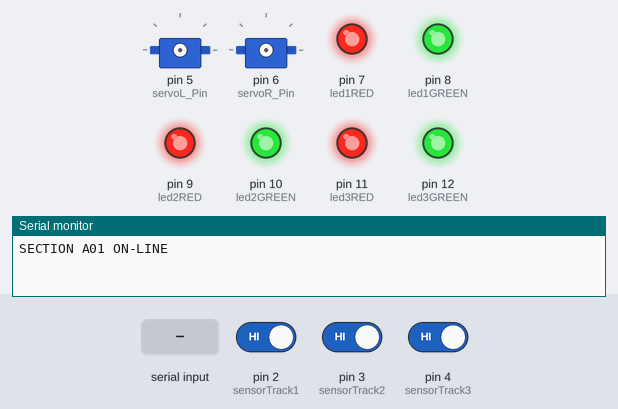
Simulated run of this sketch. Board: Arduino Uno, built with avr-gcc and run on an emulated ATmega328P. Shown: 2 × servo, output pins drawn as LEDs (lit = HIGH), the last lines printed to the serial monitor. Dashed ring = blinking. Inputs (shaded band) come from the test bench; at power-on: pin 2 (sensorTrack1) HIGH, pin 3 (sensorTrack2) HIGH, pin 4 (sensorTrack3) HIGH.

Above: at 3.2 s.
3.3 s: pin 2 (sensorTrack1) driven LOW
At 4.5 s:
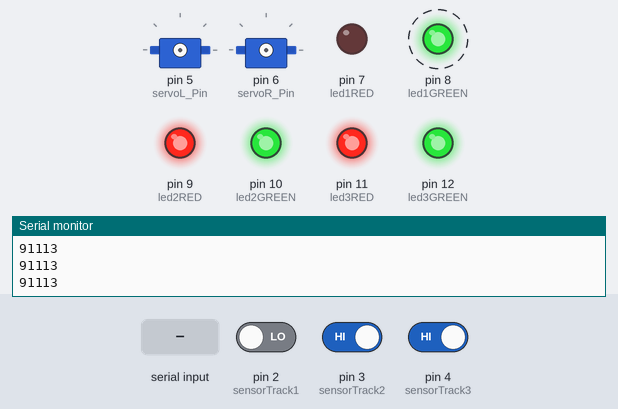
6.3 s: pin 3 (sensorTrack2) driven LOW
At 7.7 s:
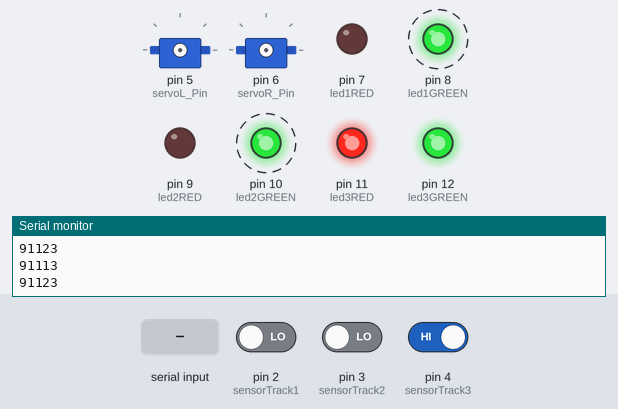
9.3 s: pin 4 (sensorTrack3) driven LOW
At 9.9 s:
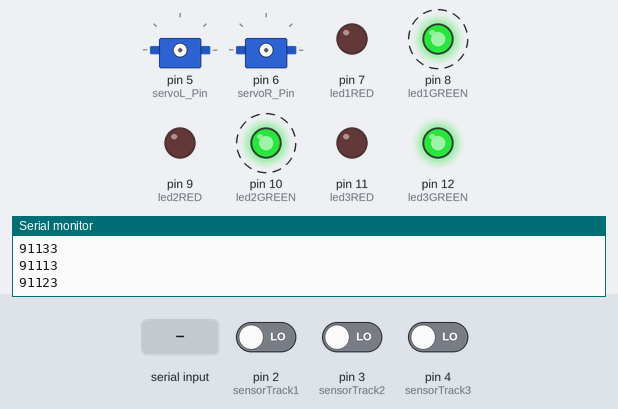
12.3 s: "1013\n" received over Serial
At 13.0 s:
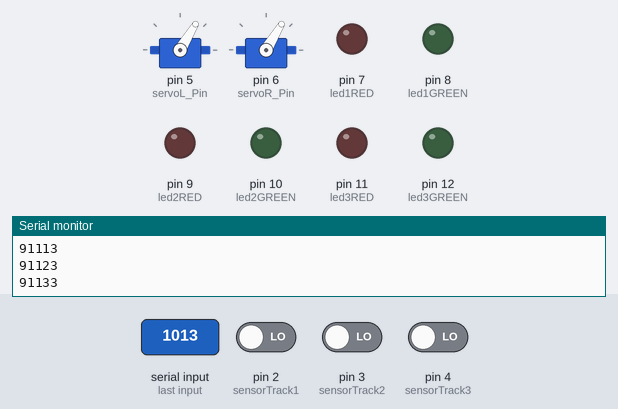
15.3 s: "1023\n" received over Serial
At 16.0 s:
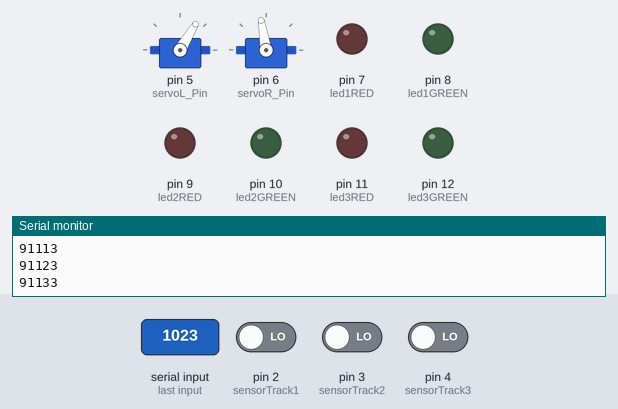
18.3 s: "1033\n" received over Serial
At 19.0 s:
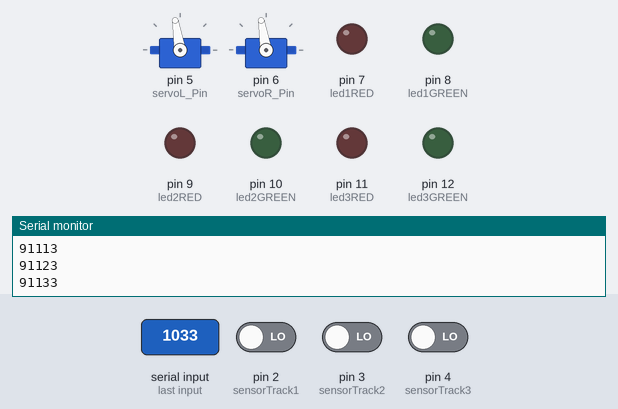
Timing chart, 0 to 22.3 s (numbered marks = the images above; inputs shaded):
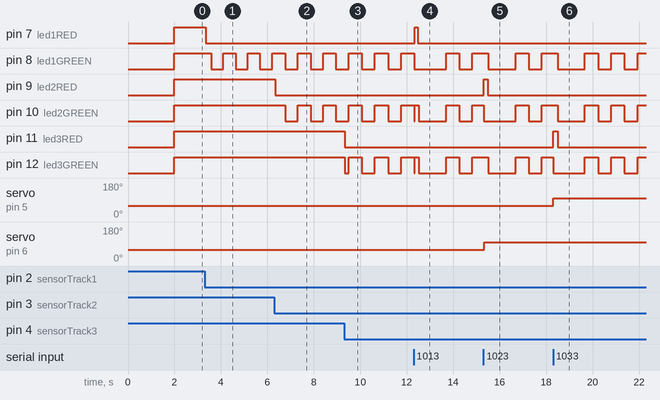

Measured:
- after the input at 3.3 s, pin 7 (led1RED): HIGH → LOW at once; pin 8 (led1GREEN): alternates HIGH for 0.52 s and LOW for 0.52 s, starting after 0.28 s
- after the input at 6.3 s, pin 9 (led2RED): HIGH → LOW at once; pin 10 (led2GREEN): alternates HIGH for 0.55 s and LOW for 0.55 s, starting after 0.47 s
- after the input at 9.3 s, pin 11 (led3RED): HIGH → LOW at once; pin 12 (led3GREEN): HIGH → LOW at once, then repeats every 1.1 s: HIGH 0.57 s, LOW 0.57 s
- after the input at 12.3 s, pin 7 (led1RED): LOW → HIGH at once, → LOW 0.15 s later
- after the input at 15.3 s, pin 9 (led2RED): LOW → HIGH at once, → LOW 0.17 s later; servo on pin 6 (servoR_Pin): 59° → 99° at once
- after the input at 18.3 s, pin 11 (led3RED): LOW → HIGH at once, → LOW 0.19 s later; servo on pin 5 (servoL_Pin): 59° → 99° at once

The sketch:

Tribrix_Triple_Switch_R40_Section_A01.ino
```cpp
// LEGO_train_track_SECTION_A01 - TRIBRIX TRIPLE SWITCH R40

#include<Servo.h>
#define sensorTrack1  2
#define sensorTrack2  3
#define sensorTrack3  4
#define led1RED       7
#define led1GREEN     8
#define led2RED       9
#define led2GREEN     10
#define led3RED       11
#define led3GREEN     12
Servo servoL;
Servo servoR;
int servoL_Pin = 5;
int servoR_Pin = 6;
int posServoL = 58;
int posServoR = 100;
int delayIsSensorLow = 20;
long data;
int blinker;
int led1GREENflashing = 0;
int led2GREENflashing = 0;
int led3GREENflashing = 0;
unsigned long time;
unsigned long flashTime = 500;

void setup() {                  // SEKTION A01 INITIAL SETTINGS

  //COMM
  Serial.begin(38400);
  delay(1000);

  //OUTPUTS
  pinMode(led1RED,    OUTPUT);
  pinMode(led1GREEN,  OUTPUT);
  pinMode(led2RED,    OUTPUT);
  pinMode(led2GREEN,  OUTPUT);
  pinMode(led3RED,    OUTPUT);
  pinMode(led3GREEN,  OUTPUT);

  //INPUTS
  pinMode(sensorTrack1, INPUT_PULLUP);
  pinMode(sensorTrack2, INPUT_PULLUP);
  pinMode(sensorTrack3, INPUT_PULLUP);

  //SETTINGS
  digitalWrite(led1RED,   LOW);
  digitalWrite(led1GREEN, LOW);
  digitalWrite(led2RED,   LOW);
  digitalWrite(led2GREEN, LOW);
  digitalWrite(led3RED,   LOW);
  digitalWrite(led3GREEN, LOW);
  delay(1000);
  digitalWrite(led1RED,   HIGH);
  digitalWrite(led1GREEN, HIGH);
  digitalWrite(led2RED,   HIGH);
  digitalWrite(led2GREEN, HIGH);
  digitalWrite(led3RED,   HIGH);
  digitalWrite(led3GREEN, HIGH);
  Serial.println("SECTION A01 ON-LINE");

} //  end void setup()

void sensorLow() {              // SEKTION A01 SENSORS WORK

  if(isSensorLow(sensorTrack1)){      // SENSOR TRACK 01 IMULSE -> 91113
    led1GREENflashing = 1;            // SEMAPHOR TRACK 01 GREEN START FLASHING
    digitalWrite(led1RED, LOW);       // SEMAPHOR TRACK 01 RED OFF
    Serial.println(91113);
    }
  if(isSensorLow(sensorTrack2)){      // SENSOR TRACK 02 IMULSE -> 91123
    led2GREENflashing = 1;            // SEMAPHOR TRACK 02 GREEN START FLASHING
    digitalWrite(led2RED, LOW);       // SEMAPHOR TRACK 02 RED OFF
    Serial.println(91123);
    }
  if(isSensorLow(sensorTrack3)){      // SENSOR TRACK 03 IMULSE -> 91133
    led3GREENflashing = 1;            // SEMAPHOR TRACK 03 GREEN START FLASHING
    digitalWrite(led3RED, LOW);       // SEMAPHOR TRACK 03 RED OFF
    Serial.println(91133);
    }

} // end void sensorLow()

void TxRxData() {               // TxRxData TRANSMISION

  data = Serial.parseInt();
  delay(10);

  if(data == 1013 || data == 1213) TRACK_01_setUp();  // TRACK 01 ON LINE
  if(data == 1023 || data == 1223) TRACK_02_setUp();  // TRACK 02 ON LINE
  if(data == 1033 || data == 1233) TRACK_03_setUp();  // TRACK 02 ON LINE

} // end void TxRxData()

void TRACK_01_setUp(){          // TRACK 01 ON-LINE -> 91110

  led1GREENflashing = 0;                                  // SEMAPHOR TRACK 01 GREEN STOP FLASHINK
  digitalWrite(led1RED,   HIGH);                          // SEMAPHOR TRACK 01 RED   OFF
  digitalWrite(led2RED,   LOW);                           // SEMAPHOR TRACK 02 RED   ON
  digitalWrite(led3RED,   LOW);                           // SEMAPHOR TRACK 03 RED   ON
  digitalWrite(led1GREEN, LOW);                           // SEMAPHOR TRACK 01 GREEN ON
  digitalWrite(led2GREEN, HIGH);                          // SEMAPHOR TRACK 02 GREEN OFF
  digitalWrite(led3GREEN, HIGH);                          // SEMAPHOR TRACK 03 GREEN OFF
  servoL.attach(servoL_Pin);                              // TUTN ON SERVO L
  servoR.attach(servoR_Pin);                              // TUTN ON SERVO R
  for (posServoL = 100; posServoL > 58; posServoL -= 1){  // SERVO L ON THE POSITION
    servoL.write(posServoL);                              // SERVO L STRAIGHT
    }
  for (posServoR = 100; posServoR > 58; posServoR -= 1){  // SERVO R ON THE POSITION
    servoR.write(posServoR);                              // SERVO R ASIDE
    }
  delay(100);
  servoL.detach();                                        // TUTN OFF SERVO L
  servoR.detach();                                        // TUTN OFF SERVO R
  Serial.println(91110);

} // end void TRACK_01_setUp()

void TRACK_02_setUp(){          // TRACK 02 ON-LINE -> 91120

  led2GREENflashing = 0;                                  // SEMAPHOR TRACK 02 GREEN STOP FLASHINK
  digitalWrite(led1RED,   LOW);                           // SEMAPHOR TRACK 01 RED   ON
  digitalWrite(led2RED,   HIGH);                          // SEMAPHOR TRACK 02 RED   OFF
  digitalWrite(led3RED,   LOW);                           // SEMAPHOR TRACK 03 RED   ON
  digitalWrite(led1GREEN, HIGH);                          // SEMAPHOR TRACK 01 GREEN OFF
  digitalWrite(led2GREEN, LOW);                           // SEMAPHOR TRACK 02 GREEN ON
  digitalWrite(led3GREEN, HIGH);                          // SEMAPHOR TRACK 03 GREEN OFF
  servoL.attach(servoL_Pin);                              // TUTN ON SERVO L
  servoR.attach(servoR_Pin);                              // TUTN ON SERVO R
  for (posServoL = 100; posServoL > 58; posServoL -= 1) { // SERVO L ON THE POSITION
    servoL.write(posServoL);                                // SERVO L STRAIGHT
    }
  for (posServoR = 58; posServoR < 100; posServoR += 1) { // SERVO R ON THE POSITION
    servoR.write(posServoR);                              // SERVO R STRAIGHT
    }
  delay(100);
  servoL.detach();                                        // TUTN OFF SERVO L
  servoR.detach();                                        // TUTN OFF SERVO R
  Serial.println(91120);

} // end void TRACK_02_setUp()

void TRACK_03_setUp(){          // TRACK 03 ON-LINE -> 91130

  led3GREENflashing = 0;                                  // SEMAPHOR TRACK 03 GREEN STOP FLASHINK
  digitalWrite(led1RED,   LOW);                           // SEMAPHOR TRACK 01 RED   ON
  digitalWrite(led2RED,   LOW);                           // SEMAPHOR TRACK 02 RED   ON
  digitalWrite(led3RED,   HIGH);                          // SEMAPHOR TRACK 03 RED   OFF
  digitalWrite(led1GREEN, HIGH);                          // SEMAPHOR TRACK 01 GREEN OFF
  digitalWrite(led2GREEN, HIGH);                          // SEMAPHOR TRACK 02 GREEN OFF
  digitalWrite(led3GREEN, LOW);                           // SEMAPHOR TRACK 03 GREEN ON
  servoL.attach(servoL_Pin);                              // TUTN ON SERVO L
  servoR.attach(servoR_Pin);                              // TUTN ON SERVO R
  for (posServoL = 58; posServoL < 100; posServoL += 1) { // SERVO L ON THE POSITION
    servoL.write(posServoL);                              // SERVO L ASIDE
    }
  for (posServoR = 58; posServoR < 100; posServoR += 1) { // SERVO R ON THE POSITION
    servoR.write(posServoR);                              // SERVO R STRAIGHT
    }
  delay(100);
  servoL.detach();                                        // TUTN OFF SERVO L
  servoR.detach();                                        // TUTN OFF SERVO R
  Serial.println(91130);

} // end void TRACK_03_setUp()

void loop() {                   // WORK IN LOOP

  time = millis();

  // EXECUTE void TxRxData()
  if (Serial.available() > 0) TxRxData();

  // EXECUTE void sensorLow()
  if (isSensorLow(sensorTrack1) || isSensorLow(sensorTrack2) || isSensorLow(sensorTrack3)) sensorLow();

  // BLINKER setUP
  if (flashTime < time) {
    blinker++;
    if (blinker > 1)blinker = 0;
    flashTime = time + 500;
  } // end // BLINKER setUP

  // FLASHIG SEMAPHOR 1 GREEN
  if (led1GREENflashing == 1) {
    if (blinker == 0) digitalWrite(led1GREEN, LOW);
    if (blinker == 1) digitalWrite(led1GREEN, HIGH);
  } // end FLASHIG SEMAPHOR 1 GREEN

  // FLASHIG SEMAPHOR 2 GREEN
  if (led2GREENflashing == 1) {
    if (blinker == 0) digitalWrite(led2GREEN, LOW);
    if (blinker == 1) digitalWrite(led2GREEN, HIGH);
  } // end FLASHIG SEMAPHOR 2 GREEN

  // FLASHIG SEMAPHOR 3 GREEN
  if (led3GREENflashing == 1) {
    if (blinker == 0) digitalWrite(led3GREEN, LOW);
    if (blinker == 1) digitalWrite(led3GREEN, HIGH);
  } // end FLASHIG SEMAPHOR 3 GREEN

} //  end void loop()

bool isSensorLow(int sensor) {  // CONTACT VIBRATION PHENOMENO ELIMINATION

  if (digitalRead(sensor) == LOW) {
    delay(delayIsSensorLow);
    if (digitalRead(sensor) == LOW) {
      return true;
      }
    }
    return false;

} // end bool isSensorLow()
```
